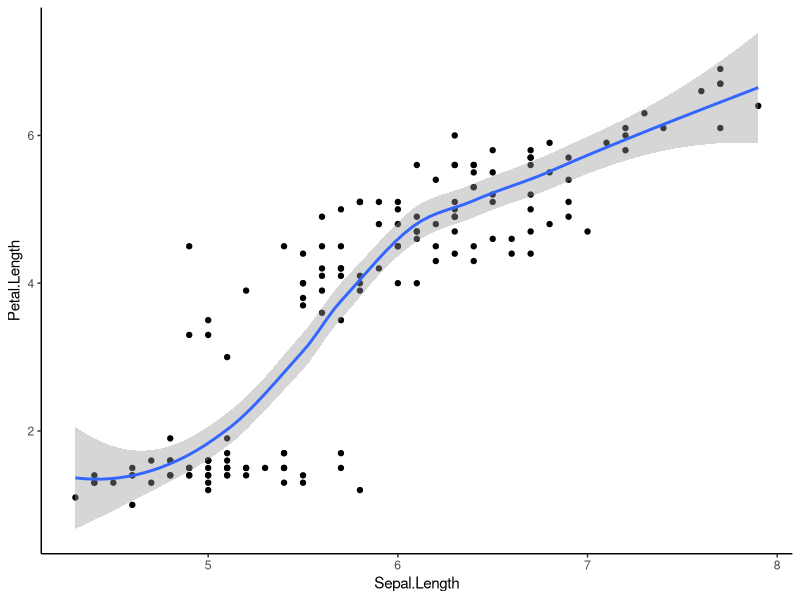

R code for this plot:
## ---- chunk 1
knitr::opts_chunk$set(echo = TRUE)
## ---- chunk 2
library(ggplot2)
qplot(data = iris, 
      x = Sepal.Length, 
      y = Petal.Length,
      geom = c('point', 'smooth')) + theme_classic()
